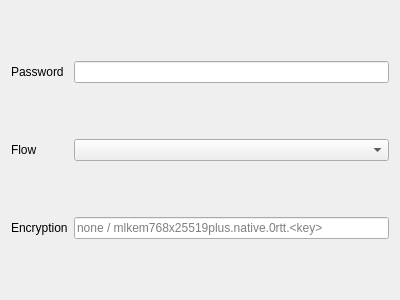
<?xml version="1.0" encoding="UTF-8"?>
<ui version="4.0">
 <class>EditTrojanVLESS</class>
 <widget class="QWidget" name="EditTrojanVLESS">
  <property name="geometry">
   <rect>
    <x>0</x>
    <y>0</y>
    <width>400</width>
    <height>300</height>
   </rect>
  </property>
  <property name="windowTitle">
   <string notr="true"/>
  </property>
  <layout class="QGridLayout" name="gridLayout">
   <item row="0" column="1">
    <widget class="MyLineEdit" name="password"/>
   </item>
   <item row="0" column="0">
    <widget class="QLabel" name="label">
     <property name="text">
      <string>Password</string>
     </property>
    </widget>
   </item>
   <item row="1" column="0">
    <widget class="QLabel" name="flow_l">
     <property name="text">
      <string notr="true">Flow</string>
     </property>
    </widget>
   </item>
   <item row="1" column="1">
    <widget class="QComboBox" name="flow">
     <item>
      <property name="text">
       <string notr="true"/>
      </property>
     </item>
    </widget>
   </item>
   <item row="2" column="0">
    <widget class="QLabel" name="encryption_l">
     <property name="text">
      <string notr="true">Encryption</string>
     </property>
    </widget>
   </item>
   <item row="2" column="1">
    <widget class="MyLineEdit" name="encryption">
     <property name="placeholderText">
      <string notr="true">none / mlkem768x25519plus.native.0rtt.&lt;key&gt;</string>
     </property>
    </widget>
   </item>
  </layout>
 </widget>
 <customwidgets>
  <customwidget>
   <class>MyLineEdit</class>
   <extends>QLineEdit</extends>
   <header>ui/widget/MyLineEdit.h</header>
  </customwidget>
 </customwidgets>
 <resources/>
 <connections/>
</ui>
